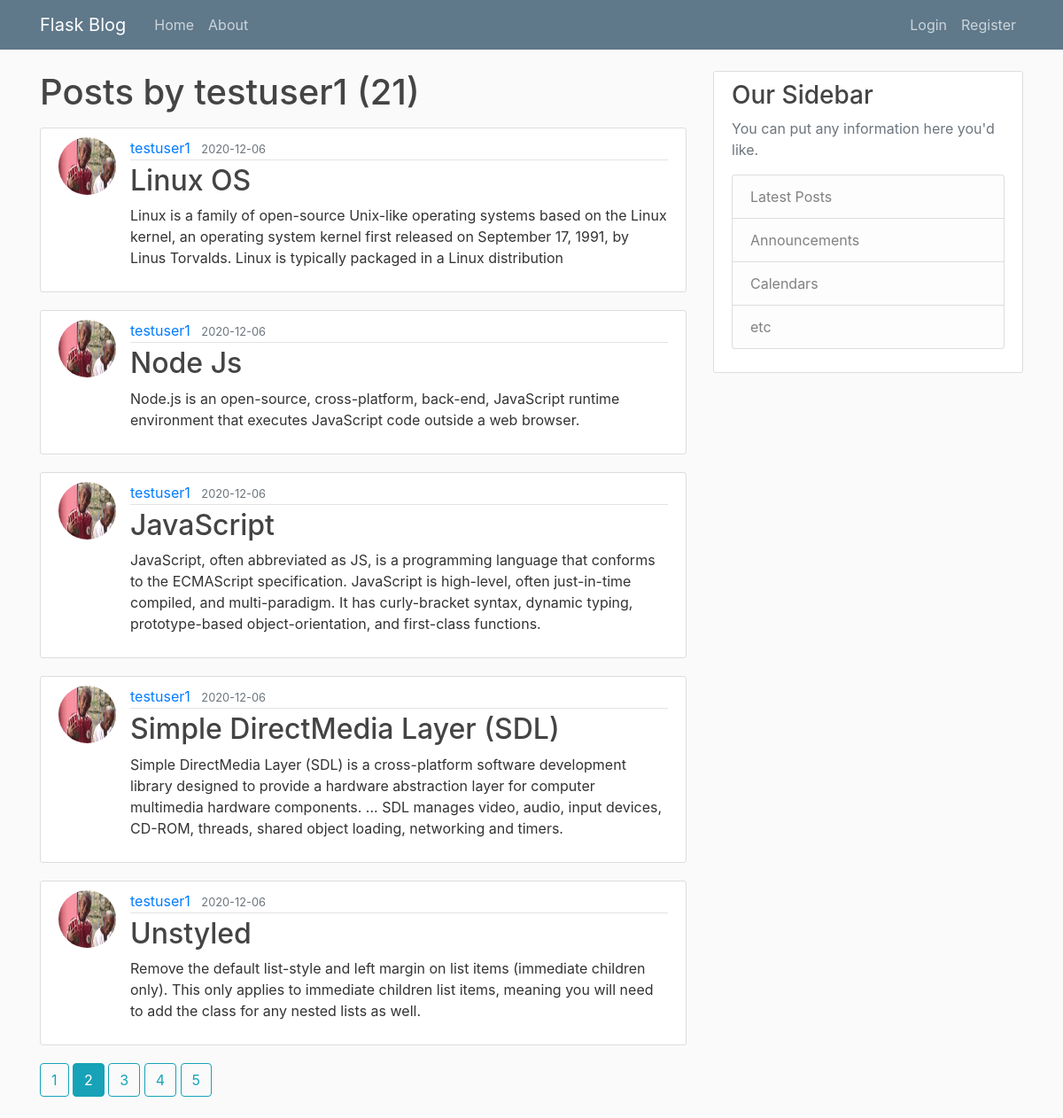
/user/testuser1?page=2, run on the app's committed database.
### flaskblog/models.py (models this page shows, shortened)
class User(db.Model, UserMixin):
    id = db.Column(db.Integer, primary_key=True)
    username = db.Column(db.String(20), unique=True, nullable=False)
    email = db.Column(db.String(120), unique=True, nullable=False)
    image_file = db.Column(db.String(20), nullable=False, default='default.jpg')
    password = db.Column(db.String(60), nullable=False)
    posts = db.relationship('Post', backref='author', lazy=True)

class Post(db.Model):
    id = db.Column(db.Integer, primary_key=True)
    title = db.Column(db.String(100), nullable=False)
    date_posted = db.Column(db.DateTime, nullable=False, default=datetime.utcnow)
    content = db.Column(db.Text, nullable=False)
    user_id = db.Column(db.Integer, db.ForeignKey('user.id'), nullable=False)

### flaskblog/routes.py (the view)
@app.route("/user/<string:username>")
def user_posts(username):
    page = request.args.get('page', 1, type=int)
    user = User.query.filter_by(username=username).first_or_404()
    posts = Post.query.filter_by(author=user).order_by(Post.date_posted.desc()).paginate(page=page, per_page=5)
    return render_template('user_posts.html', posts=posts, user=user)

### flaskblog/templates/user_posts.html
{% extends 'layout.html' %}
{% block content %}
  <h1 class="mb-3"> Posts by {{ user.username }} ({{ posts.total }})</h1>
  {% for post in posts.items %}
    <article class="media content-section">
      <img class ='rounded-circle article-img' src = "{{ url_for('static', filename= 'profile_pics/' +
      post.author.image_file) }}">
	  <div class="media-body">
	    <div class="article-metadata">
	      <a class="mr-2" href=" {{ url_for('user_posts', username=post.author.username) }} ">{{ post.author.username }}</a>
	      <small class="text-muted">{{ post.date_posted.strftime('%Y-%m-%d') }}</small>
	    </div>
	    <h2><a class="article-title" href="{{ url_for('post',  post_id = post.id) }}">{{ post.title }}</a></h2>
	    <p class="article-content">{{ post.content }}</p>
	  </div>
	</article>
  {% endfor %}
  {% for page_num in posts.iter_pages( left_edge =3, right_edge=3, right_current=4, left_current=3) %}
	  {% if page_num %}
		 {% if posts.page == page_num %}
		     <a class="btn btn-info mb-4" href="{{ url_for('user_posts', username=user.username, page=page_num) }}">{{ page_num }}</a>
		 {% else %}
		     <a class="btn btn-outline-info mb-4" href="{{ url_for('user_posts', username=user.username, page=page_num) }}">{{ page_num }}</a>
		 {% endif %}
	  {% else %}
	      ...
	  {% endif %}
  {% endfor %}
{% endblock content%}

### flaskblog/static/main.css (style rules this page uses)
body { background: #fafafa; color: #333333; margin-top: 5rem; }
h1, h2, h3, h4, h5, h6 { color: #444444; }
.content-section { background: #ffffff; padding: 10px 20px; border: 1px solid #dddddd; border-radius: 3px; margin-bottom: 20px; }
.article-title { color: #444444; }
.article-content { white-space: pre-line; }
.article-img { height: 65px; width: 65px; margin-right: 16px; }
.article-metadata { padding-bottom: 1px; margin-bottom: 4px; border-bottom: 1px solid #e3e3e3 }

### data on the page
User: username "testuser1"
Post: image_file (picture), author.username "testuser1", date_posted "2020-12-06", title "Linux OS", content "Linux is a family of open-source Unix-like operating systems based on the Linux kernel, an operating system kernel first released on September 17, 1991, by Linus Torvalds. Linux is typically packaged in a Linux distribution"
Post: image_file (picture), author.username "testuser1", date_posted "2020-12-06", title "Node Js", content "Node.js is an open-source, cross-platform, back-end, JavaScript runtime environment that executes JavaScript code outside a web browser."
Post: image_file (picture), author.username "testuser1", date_posted "2020-12-06", title "JavaScript", content "JavaScript, often abbreviated as JS, is a programming language that conforms to the ECMAScript specification. JavaScript is high-level, often just-in-time compiled, and multi-paradigm. It has curly-bracket syntax, dynamic typing, prototype-based object-orientation, and first-class functions."
Post: image_file (picture), author.username "testuser1", date_posted "2020-12-06", title "Simple DirectMedia Layer (SDL)", content "Simple DirectMedia Layer (SDL) is a cross-platform software development library designed to provide a hardware abstraction layer for computer multimedia hardware components. ... SDL manages video, audio, input devices, CD-ROM, threads, shared object loading, networking and timers."
Post: image_file (picture), author.username "testuser1", date_posted "2020-12-06", title "Unstyled", content "Remove the default list-style and left margin on list items (immediate children only). This only applies to immediate children list items, meaning you will need to add the class for any nested lists as well."

### other printed values
{{ posts.total }} "21"
{{ page_num }} "1" "3" "4" "5"
{{ page_num }} "2"
